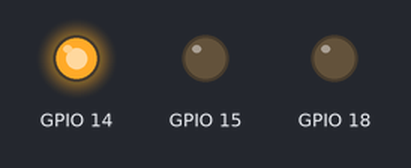
Bench run of a program on a simulated Raspberry Pi (BCM pin numbers). On the bench: output pins drawn as LEDs (lit = HIGH). At 6.0 s the program stops and its outputs stay as they are.

Above: at 0.1 s.
At 1.1 s:
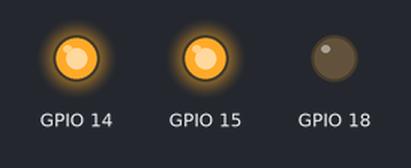
At 2.1 s:
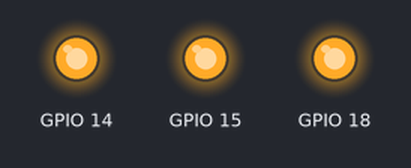
At 3.1 s:
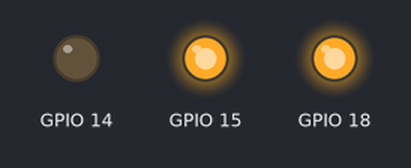
At 4.1 s:
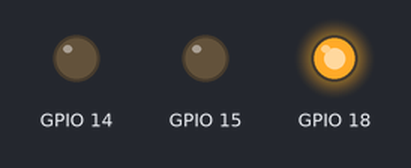
At 5.1 s:
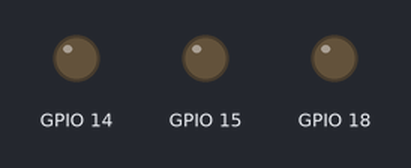
Timing chart, 0 to 6.6 s (numbered marks = the images above):
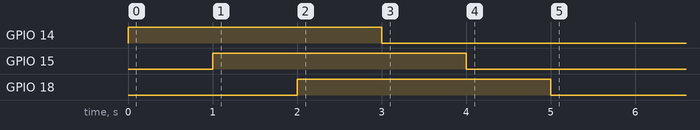

Measured:
- by itself, GPIO 14: LOW → HIGH at 0.00 s, → LOW 3.0 s later
- by itself, GPIO 15: LOW → HIGH at 1.0 s, → LOW 3.0 s later
- by itself, GPIO 18: LOW → HIGH at 2.0 s, → LOW 3.0 s later

The program:

ledtest.py
```python
#!/usr/bin/env python

import RPi.GPIO as GPIO, time

GPIO.setmode( GPIO.BCM )
GPIO.setwarnings( False )

def ledMode( PiPin, mode ):
  GPIO.setup( PiPin, GPIO.OUT )
  GPIO.output( PiPin, mode )

  return


ledMode( 14, GPIO.HIGH )
time.sleep( 1 )
ledMode( 15, GPIO.HIGH )
time.sleep( 1 )
ledMode( 18, GPIO.HIGH )
time.sleep( 1 )

ledMode( 14, GPIO.LOW )
time.sleep( 1 )
ledMode( 15, GPIO.LOW )
time.sleep( 1 )
ledMode( 18, GPIO.LOW )
time.sleep( 1 )
```
